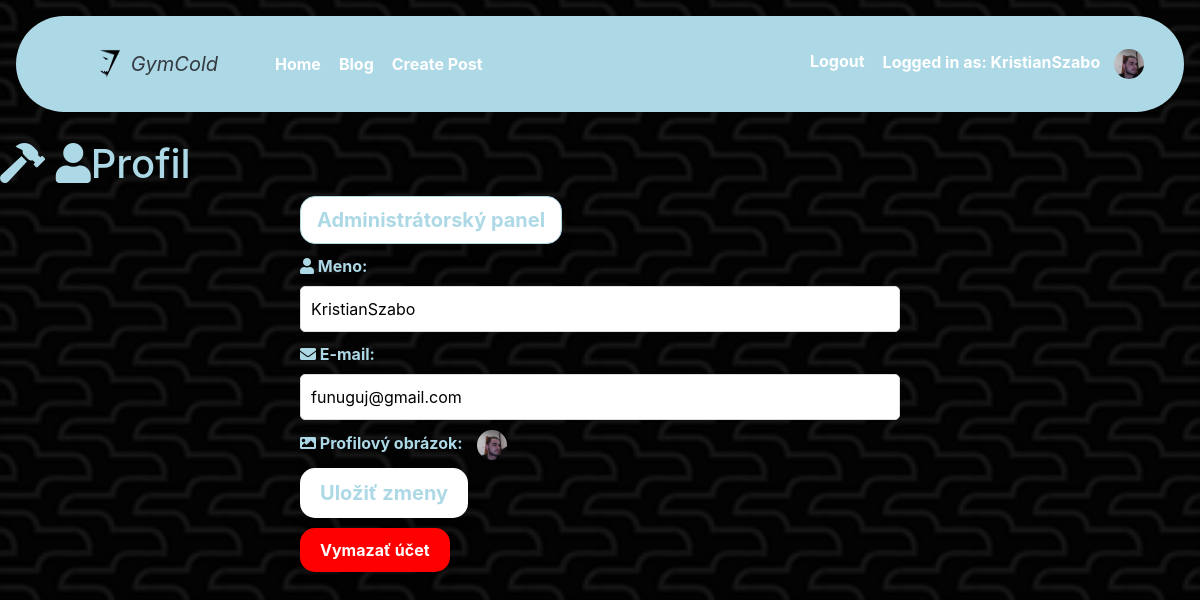
/profile.php (signed in), run on the app's committed database.
### tables this page shows
CREATE TABLE `users` (
  `id` int(11) NOT NULL,
  `username` varchar(255) NOT NULL,
  `email` varchar(255) NOT NULL,
  `password` varchar(255) NOT NULL,
  `role` varchar(255) NOT NULL,
  `profile_picture` varchar(255) DEFAULT NULL
);

### classes.php (called while the page is built, shortened)
<?php
class User {
    private $conn;
    public function __construct($conn) {
        $this->conn = $conn;
    }
    public function getUserById($userId) {
        $sql = "SELECT * FROM users WHERE id = :id";
        $stmt = $this->conn->prepare($sql);
        $stmt->bindValue(':id', $userId);
        $stmt->execute();
        return $stmt->fetch(PDO::FETCH_ASSOC);
    }
}
?>

### profile.php (the view, shortened to what this page needs)
<?php
require_once 'header.php';
require_once 'db_connection.php';
require_once 'classes.php';
$user = new User($conn);
$userData = $user->getUserById($_SESSION['user_id']);
?>
<!DOCTYPE html>
<html>
<head>
    <link rel="stylesheet" href="https://cdnjs.cloudflare.com/ajax/libs/font-awesome/5.15.4/css/all.min.css">
</head>
<body>
<h1>
    <?php if ($_SESSION['role'] === 'admin'): ?>
        <i class="fas fa-hammer"></i>
    <?php endif; ?>
    <i class="fas fa-user"></i>Profil
</h1>
<form method="POST" action="<?php echo $_SERVER['PHP_SELF']; ?>" enctype="multipart/form-data">
    <?php if ($_SESSION['role'] === 'admin'): ?>
        <a href="admin_panel.php" class="btn btn-light btn-lg">Administrátorský panel</a>
    <?php endif; ?><br>
    <label for="name"><i class="fas fa-user"></i> Meno:</label>
    <input type="text" name="name" value="<?php echo $userData['username']; ?>"><br>
    <label  for="email"><i class="fas fa-envelope"></i> E-mail:</label>
    <input type="email" name="email" value="<?php echo $userData['email']; ?>"><br>
    <label  for="profile_picture"><i class="fas fa-image"></i> Profilový obrázok:</label>
    <label for="profile_picture">
        <?php if (!empty($userData['profile_picture'])): ?>
            <img class="profile-picture" src="<?php echo $userData['profile_picture']; ?>" alt="Profilový obrázok">
        <?php else: ?>
            <img class="profile-picture" src="img/default.jpg" alt="Predvolený profilový obrázok">
        <?php endif; ?>
    </label>
    <br>
    <input type="submit" class="btn btn-light btn-lg" value="Uložiť zmeny">
</form>
<form method="POST" action="<?php echo $_SERVER['PHP_SELF']; ?>" onsubmit="return confirm('Ste si istý, že chcete vymazať svoj účet? Táto akcia je nevratná.');">
    <input type="submit" class="btn delete-button" name="delete_account" value="Vymazať účet">
</form>
</body>
</html>

### css/style.css (style rules this page uses)
html { scroll-behavior: smooth; }
body { background-image: url("../img/beanstalk-dark.png")!important; background-size: cover!important; background-position: center!important; background-repeat: no-repeat!important; padding-top: 140px!important; flex-direction: column!important; display: flex!important; min-height: 100vh!important; }
.btn { color: #add8e6!important; background-color: white!important; border-color: #add8e6!important; border-radius: 15px!important; font-weight: bold!important; margin-bottom: 10px!important; box-shadow: 0px 8px 15px rgba(0, 0, 0, 0.1)!important; transition: all 0.3s ease-in-out!important; }
body { font-family: Arial, sans-serif; }
h1, h2 { color: #add8e6!important; }
form { width: 100%; max-width: 600px; margin: 0 auto; }
.profile-picture { width: 30px; height: 30px; border-radius: 50%; object-fit: cover; margin-left: 10px; }
form label { font-weight: bold; color: #add8e6; }
form input[type="text"], form input[type="email"],form input[type="password"], form textarea { width: 100%; padding: 10px; margin-bottom: 10px; border: 1px solid #ddd; border-radius: 5px; }
form input[type="submit"] { background-color: #333; color: white; border: none; padding: 10px 20px; border-radius: 5px; cursor: pointer; margin-bottom: 3px; }
.delete-button { background-color: red!important; color: white!important; }

### data on the page
users: name "KristianSzabo", email "funuguj@gmail.com", profile_picture (picture)

### other printed values
$_SESSION['username'] "KristianSzabo"
